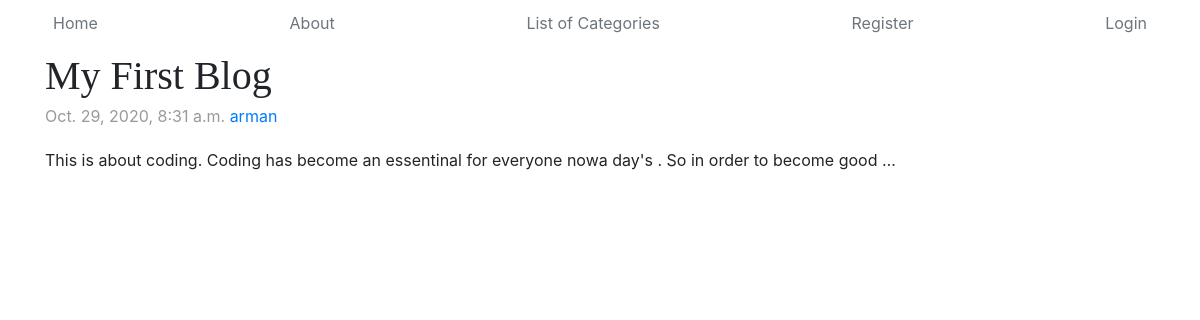
/blog/category/coding, run on an earlier commit of the app's database.
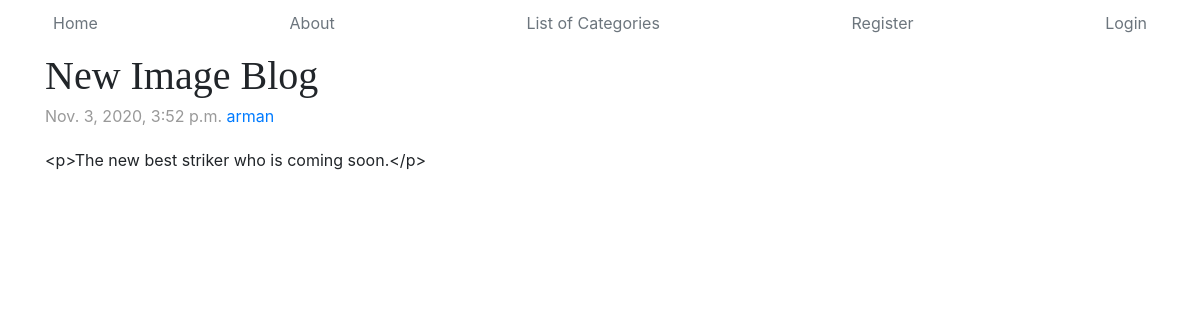
And on a later commit of the database.
### blog/models.py (models this page shows, shortened)
class Post(models.Model):
    title = models.CharField(max_length=255)
    blog_image = models.ImageField(null=True,blank=True, upload_to="images/")
    author = models.ForeignKey(User,on_delete=models.CASCADE,blank=True)
    content = RichTextField(blank=True,null=True)
    snippet = models.CharField(max_length=255)
    featured = models.BooleanField(default=True)
    timestamp = models.DateTimeField(auto_now_add=True)
    category = models.ForeignKey(CategoryModel,on_delete=models.SET_NULL,null=True)
    likes = models.ManyToManyField(User, related_name='blog_posts')
    def __str__(self):
        return self.title + ' | '+ str(self.author)

### blog/views.py (the view)
# urls.py: path('category/<slug:slug>',CategoryView,name="category"),
def CategoryView(request,slug):
    category_list = Post.objects.filter(category__slug=slug)
    print(category_list)
    context = {
        'cat_name': slug,
        'category_list':category_list
    }
    return render(request,"blog/categories.html",context)

### blog/templates/blog/categories.html (shortened to what this page needs)
{% extends 'base.html' %}
{% load static%}
{% block content %}
  <body>
    <div class="container">
        {% include 'includes/navbar.html' %}
        {% for post in category_list %}
          <div class="blog-post">
            <h2 class="blog-post-title">{{ post.title }}</h2>
            <p class="blog-post-meta">{{ post.timestamp }} <a href="#">{{ post.author }}</a></p>
            <p>{{ post.content | truncatewords:20}}
          </div>
        {% endfor %}
    </div>
 {% endblock %}

What changed in the data, as far as the page shows it:
removed Post: title "My First Blog", timestamp "Oct. 29, 2020, 8:31 a.m.", author "arman", content "This is about coding. Coding has become an essentinal for everyone nowa day's . So in order to become good …"
added Post: title "New Image Blog", timestamp "Nov. 3, 2020, 3:52 p.m.", author "arman", content "<p>The new best striker who is coming soon.</p>"
